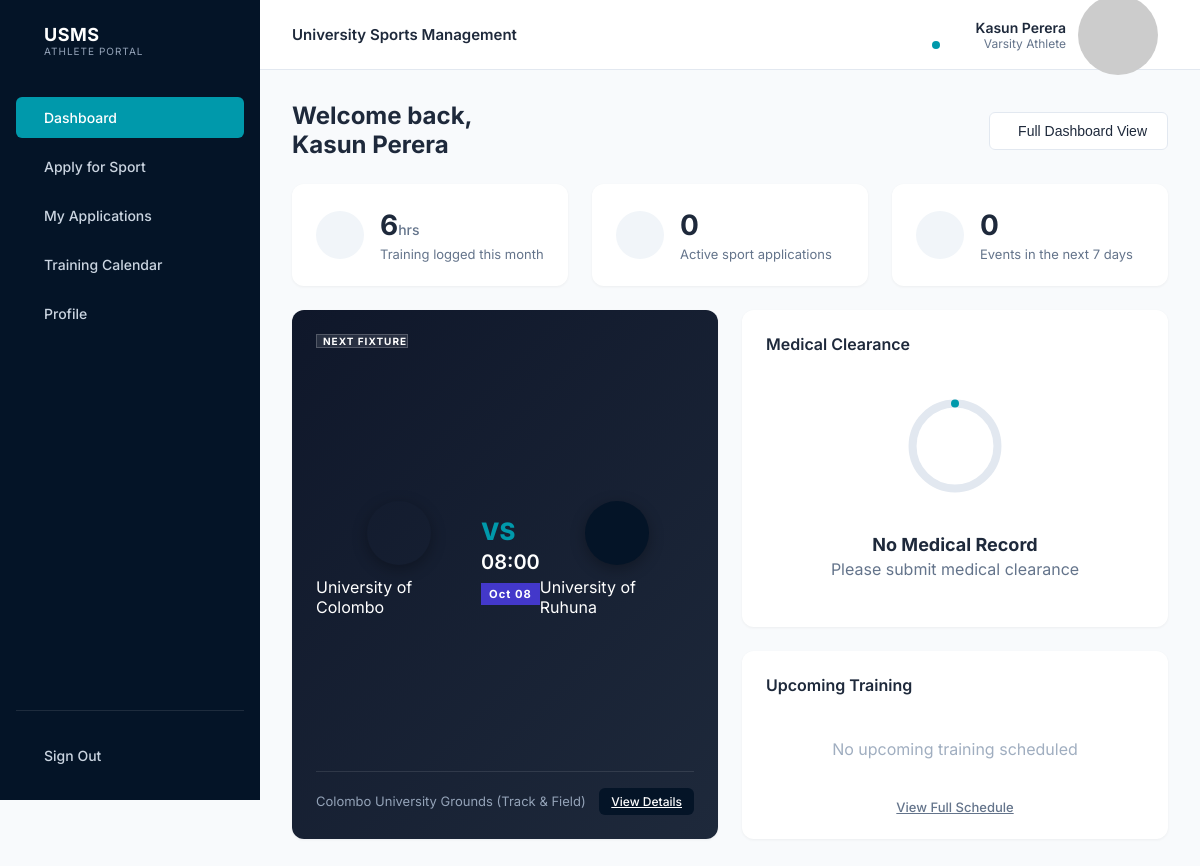
Screenshot of /views/athletic_regestration.php (signed in) with the database file from the repository.
### tables this page shows
CREATE TABLE `Athletic` (
  `athlete_id` int(11) NOT NULL AUTO_INCREMENT,
  `user_id` int(11) NOT NULL,
  `index_number` varchar(20) NOT NULL,
  `full_name` varchar(255) NOT NULL,
  `academic_year` int(11) NOT NULL,
  `faculty` varchar(255) NOT NULL,
  `height` float(5,2) DEFAULT 0.00,
  `weight` float(5,2) DEFAULT 0.00,
  `emergency_Contact` varchar(20) DEFAULT '',
  `blood_group` varchar(10) DEFAULT 'O+',
  `medical_status` enum('Fit to Compete','Under Review','Temporarily Unfit') NOT NULL DEFAULT 'Fit to Compete',
  `allergies` varchar(255) DEFAULT 'None',
  `medical_notes` text DEFAULT NULL,
  `last_examined_date` date DEFAULT NULL,
  PRIMARY KEY (`athlete_id`),
  UNIQUE KEY `index_number` (`index_number`),
  KEY `userid` (`user_id`),
  CONSTRAINT `athletic_ibfk_1` FOREIGN KEY (`user_id`) REFERENCES `user` (`user_id`)
);

CREATE TABLE `fixtures` (
  `fixture_id` int(11) NOT NULL AUTO_INCREMENT,
  `sport_id` int(11) NOT NULL,
  `facility_id` int(11) NOT NULL,
  `opponent` varchar(255) NOT NULL,
  `fixture_type` enum('Inter-University','Inter-Faculty','Internal') NOT NULL DEFAULT 'Inter-University',
  `home_team` varchar(100) DEFAULT 'University of Colombo',
  `fixture_date` date NOT NULL,
  `fixture_time` time NOT NULL,
  PRIMARY KEY (`fixture_id`),
  KEY `sport_id` (`sport_id`),
  CONSTRAINT `fixtures_ibfk_1` FOREIGN KEY (`sport_id`) REFERENCES `sports` (`sport_id`)
);

CREATE TABLE `facilities` (
  `facility_id` int(11) NOT NULL AUTO_INCREMENT,
  `facility_name` varchar(100) NOT NULL,
  `type` enum('Ground','Hall') NOT NULL,
  `capacity` int(11) NOT NULL,
  `available_time_windows` varchar(255) NOT NULL,
  PRIMARY KEY (`facility_id`)
);

CREATE TABLE `sports` (
  `sport_id` int(11) NOT NULL AUTO_INCREMENT,
  `sport_name` varchar(255) NOT NULL,
  PRIMARY KEY (`sport_id`),
  UNIQUE KEY `sport_name` (`sport_name`)
);

### views/athletic_regestration.php (the view, shortened to what the rows shown need)
<?php
$db = Database::connect();
require_once __DIR__ . '/../models/AthletePortal.php';
$portal = new AthletePortal($db);
function athleteEscape($value) { return htmlspecialchars((string)($value ?? ''), ENT_QUOTES, 'UTF-8'); }
$stmt = $db->prepare("SELECT a.*, u.email FROM Athletic a JOIN user u ON a.user_id = u.user_id WHERE a.user_id = ?");
$stmt->execute([$_SESSION['user_id']]);
$athlete = $stmt->fetch();
$fullName = htmlspecialchars($athlete['full_name']);
$athleteId = $athlete['athlete_id'];
$now = new DateTimeImmutable();
$upcoming = $portal->schedule($athleteId, $now->format('Y-m-d H:i:s'));
$nextFixture = $upcoming['matches'][0] ?? null;
$weekAhead = $now->modify('+7 days')->format('Y-m-d H:i:s');
$upcomingEvents = count(array_filter(array_merge($upcoming['training'], $upcoming['matches']), function ($event) use ($weekAhead) {
    return $event['event_date'] . ' ' . $event['event_time'] < $weekAhead;
}));
$currentView = $_GET['view'] ?? 'dashboard-view';
?>
<!DOCTYPE html>
<html lang="en">
<head>
    <link rel="stylesheet" href="../assets/css/athletic_regestration.css?v=<?= filemtime(__DIR__ . '/../assets/css/athletic_regestration.css') ?>">
</head>
<body>
    <div class="app-container">
        <aside class="sidebar">
            <div class="sidebar-header">
                <div class="logo-text">
                    <h1>USMS</h1>
                </div>
            </div>
        </aside>
        <main class="main-content">
            <header class="top-header">
                <div class="header-actions">
                    <div class="user-profile" id="topbar-user-profile" role="button" tabindex="0" title="View &amp; Edit Profile (Click to navigate)" style="cursor: pointer;" onclick="switchView('profile-view')">
                        <div class="user-info">
                            <span class="user-name"><?= $fullName ?></span>
                            <span class="user-role">Varsity Athlete</span>
                        </div>
                    </div>
                </div>
            </header>
            <div class="views-container">
                <section id="dashboard-view" class="view-section <?= $currentView === 'dashboard-view' ? 'active' : '' ?>">
                    <div class="dashboard-header">
                        <h2>Welcome back,<br><?= $fullName ?></h2>
                        <button class="btn btn-secondary"><i class="ph ph-squares-four"></i> Full Dashboard View</button>
                    </div>
                    <div class="dashboard-stats-grid">
                        <div class="stat-card">
                            <div class="stat-content">
                                <h3><?= $upcomingEvents ?></h3>
                                <p>Events in the next 7 days</p>
                            </div>
                        </div>
                    </div>
                    <div class="dashboard-main-grid">
                        <div class="dash-col-left">
                            <div class="card next-match-card">
                                <?php if ($nextFixture): ?>
                                <div class="match-teams">
                                    <div class="team">
                                        <div class="team-logo bg-white text-dark"><i class="ph-fill ph-shield-chevron"></i></div>
                                        <p><?= htmlspecialchars($nextFixture['home_team']) ?></p>
                                    </div>
                                    <div class="match-vs">
                                        <h3>VS</h3>
                                        <p><?= date('H:i', strtotime($nextFixture['fixture_time'])) ?></p>
                                        <span class="badge badge-red" style="font-size: 0.7rem; padding: 4px 8px;"><?= date('M d', strtotime($nextFixture['fixture_date'])) ?></span>
                                    </div>
                                    <div class="team">
                                        <div class="team-logo bg-dark text-white"><i class="ph-fill ph-shield"></i></div>
                                        <p><?= htmlspecialchars($nextFixture['opponent']) ?></p>
                                    </div>
                                </div>
                                <div class="match-footer">
                                    <p><i class="ph ph-map-pin"></i> <?= athleteEscape($nextFixture['facility_name'] ?: 'Venue to be confirmed') ?> (<?= htmlspecialchars($nextFixture['sport_name']) ?>)</p>
                                    <a class="btn btn-primary btn-sm" href="?view=calendar-view&amp;week=<?= athleteEscape($nextFixture['fixture_date']) ?>">View Details</a>
                                </div>
                                <?php else: ?>
                                <div class="match-teams" style="justify-content: center; padding: 2rem;">
                                    <p style="color: #a0aec0;">No fixtures scheduled</p>
                                </div>
                                <?php endif; ?>
                            </div>
                        </div>
                    </div>
                </section>
            </div>
        </main>
    </div>
</body>
</html>

### rows the page displays
athletic: full_name "Kasun Perera"
fixtures: upcomingEvents "0", home_team "University of Colombo", fixture_time "08:00", fixture_date "Oct 08", opponent "University of Ruhuna", facility.facility_name "Colombo University Grounds", sport.sport_name "Track & Field"

### other values shown
$trainingHours "6"
$activeApps "0"
